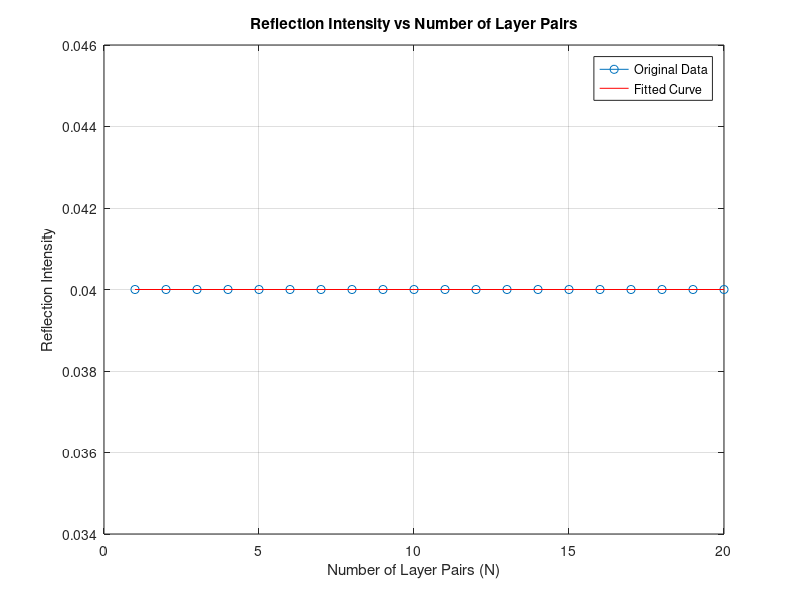

Write the MATLAB code that produced this figure.
% Constants
n_air = 1.0;    % Refractive index of air
n1 = 1.5;       % Refractive index of first layer (closest to air)
n2 = 1.6;       % Refractive index of second layer (closest to substrate)
n_substrate = 1.5;  % Refractive index of substrate
wavelength = 1.5e-6;  % Wavelength in meters (1.5 microns)

% Function to calculate reflection coefficient for N pairs
N_values = 1:20;  % Number of layer pairs

reflection_intensity = zeros(1, length(N_values)); % Preallocate array

for i = 1:length(N_values)
    N = N_values(i);
    
    % Calculate individual reflection coefficients
    r_air_to_n1 = (n1 - n_air) / (n1 + n_air);
    r_n1_to_n2 = (n2 - n1) / (n2 + n1);
    r_n2_to_substrate = (n_substrate - n2) / (n_substrate + n2);
    
    % Total reflection amplitude for N layers
    total_r = r_air_to_n1;
    
    for j = 1:N
        total_r = total_r + r_n1_to_n2 + r_n2_to_substrate;
    end
    
    reflection_intensity(i) = total_r^2;  % Intensity reflection coefficient (R = |r|^2)
end

% Plot reflection intensity vs N
figure;
plot(N_values, reflection_intensity, 'o-');
xlabel('Number of Layer Pairs (N)');
ylabel('Reflection Intensity');
title('Reflection Intensity vs Number of Layer Pairs');
grid on;

% Curve fitting to an exponential function
fit_func = @(b, N) b(1) * exp(b(2) * N) + b(3);  % Exponential function for fitting
b0 = [0, 0, 0];  % Initial guess for the fitting parameters
b_fit = nlinfit(N_values, reflection_intensity, fit_func, b0);  % Perform the fitting

% Generate fitted data using the fitted parameters
fitted_reflection = fit_func(b_fit, N_values);

% Plot fitted curve on the same graph
hold on;
plot(N_values, fitted_reflection, 'r-');
legend('Original Data', 'Fitted Curve');
hold off;

% Display the fitting parameters
disp('Fitting parameters (a * exp(b * N) + c):');
disp(b_fit);
